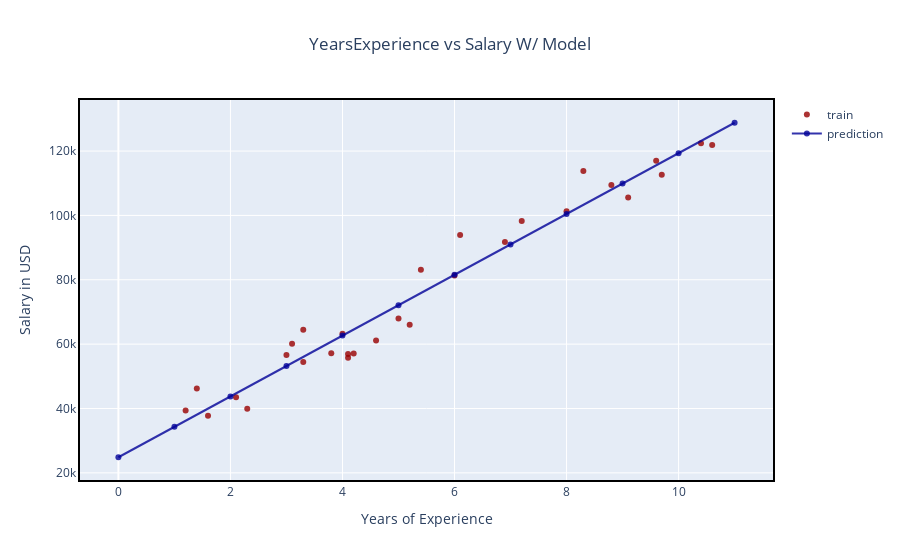

This figure's notebook cell:
### Markdown cell above
#### We can now see what our model has predicted for 0 - 11 years of experience. For example a person with 5 years of experience is predicted to have a salary of $72098. Now, we want to make a line out of these values and see how it compares to our original scatterplot.

### Code cell
# Let's take a look at our model on a scatterplot

fig = go.Figure()

# Adds trend lines where train will be red and prediction will be blue
fig.add_trace(go.Scatter(x=df2['YearsExperience'], y=df2['Salary'], name='train', mode='markers', marker_color='rgba(152, 0, 0, .8)'))

fig.add_trace(go.Scatter(x=X.iloc[:,0].tolist(), y=predict, name='prediction', mode='lines+markers', marker_color='rgba(0, 0, 152, .8)'))

# Adds titles
fig.update_layout(title = f'YearsExperience vs Salary W/ Model',title_x=0.5, xaxis_title= "Years of Experience", yaxis_title="Salary in USD")

# Shows lines around plot
fig.update_xaxes(showline=True, linewidth=2, linecolor='black', mirror=True)

fig.update_yaxes(showline=True, linewidth=2, linecolor='black', mirror=True)

fig.show()

### Figure 1 — Plotly figure (JSON) as saved in the notebook; plotly's stock layout.template omitted (floating-point values rounded to 4 significant figures)
{"data": [{"marker": {"color": "rgba(152, 0, 0, .8)"}, "mode": "markers", "name": "train", "type": "scatter", "x": [1.2, 1.4, 1.6, 2.1, 2.3, 3, 3.1, 3.3, 3.3, 3.8, 4, 4.1, 4.1, 4.2, 4.6, 5, 5.2, 5.4, 6, 6.1, 6.9, 7.2, 8, 8.3, 8.8, 9.1, 9.6, 9.7, 10.4, 10.6], "y": [39344, 46206, 37732, 43526, 39892, 56643, 60151, 54446, 64446, 57190, 63219, 55795, 56958, 57082, 61112, 67939, 66030, 83089, 81364, 93941, 91739, 98274, 101303, 113813, 109432, 105583, 116970, 112636, 122392, 121873]}, {"marker": {"color": "rgba(0, 0, 152, .8)"}, "mode": "lines+markers", "name": "prediction", "type": "scatter", "x": [0, 1, 2, 3, 4, 5, 6, 7, 8, 9, 10, 11], "y": [24850.0, 34300.0, 43750.0, 53200.0, 62650.0, 72100.0, 81550.0, 91000.0, 100400.0, 109900.0, 119300.0, 128800.0]}], "layout": {"title": {"text": "YearsExperience vs Salary W/ Model", "x": 0.5}, "xaxis": {"linecolor": "black", "linewidth": 2, "mirror": true, "showline": true, "title": {"text": "Years of Experience"}}, "yaxis": {"linecolor": "black", "linewidth": 2, "mirror": true, "showline": true, "title": {"text": "Salary in USD"}}}}
